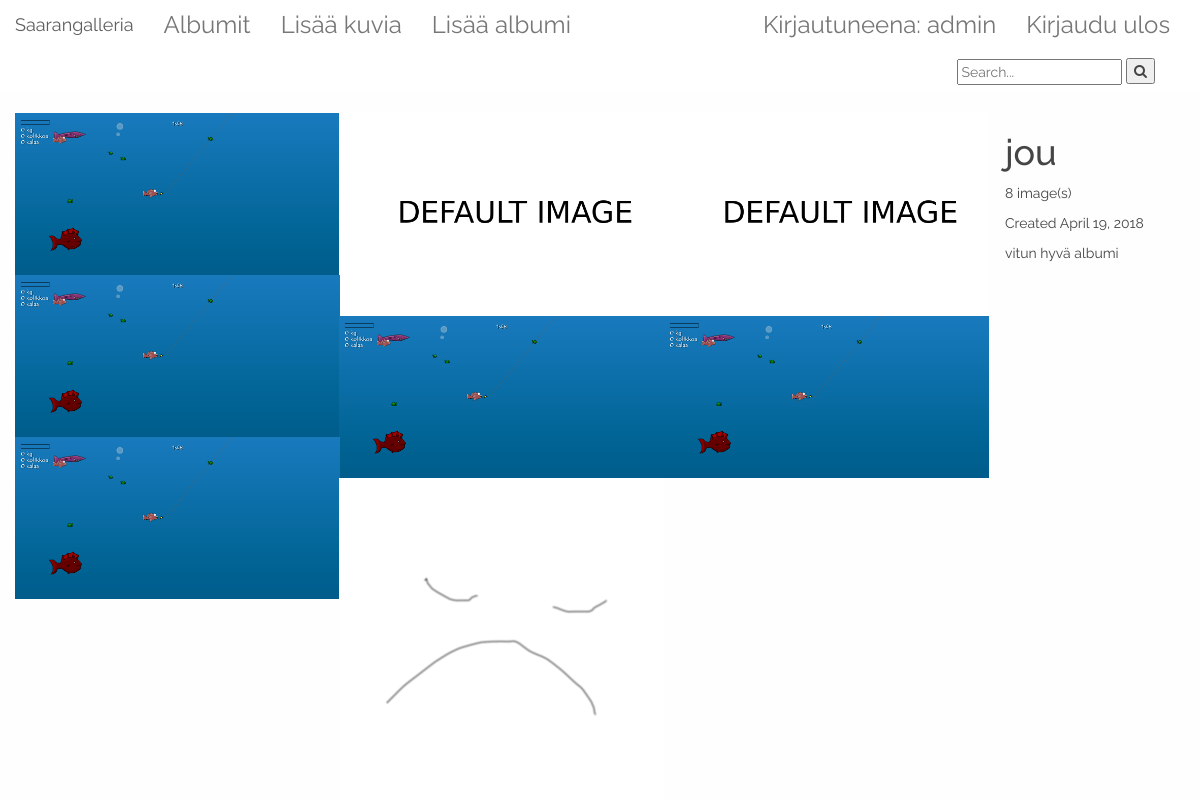
The app's page /album/2/ (signed in) with its own data.
### images/models.py (models this page shows, shortened)
class Image(models.Model):
    name = models.CharField(max_length=30, unique=True)
    uploaded = models.DateField(auto_now=False, auto_now_add=True)
    description = models.CharField(max_length=255)
    uploader = models.IntegerField()
    pic = models.ImageField(upload_to='images/',
            default='images/default_game_img.png')

class Album(models.Model):
    name = models.CharField(max_length=30, unique=True)
    created = models.DateField(auto_now=False, auto_now_add=True)
    description = models.CharField(max_length=255)
    creator = models.IntegerField()
    images = models.ManyToManyField(Image)

### images/views.py (the view)
# urls.py: path('album/<int:id>/', views.view_album, name='view_album'),
def view_album(request, id):
    try:
        album = Album.objects.get(pk=id)
    except:
        return redirect('/')
    images_all = album.images.all()
    context = create_pagination(request, images_all)
    items_amount = len(context["items"])
    context["items"] = zip(context["items"], list(range(0, items_amount)))
    context.update({'album': album})
    return render(request, 'album_photoswipe.html', context)

### images/views.py (called while the page is built)
def create_pagination(request, items_all, item_name='items'):
    nof_items_per_page = 24
    p = Paginator(items_all, nof_items_per_page)
    page = request.GET.get('page')
    try:
        items = p.page(page)
        page = int(page)
    except PageNotAnInteger:
        items = p.page(1)
        page = 1
    except EmptyPage:
        items = p.page(p.num_pages)
        page = p.num_pages
    try:
        amount = items_all.count()
    except:
        amount = len(items_all)
    context = {
        item_name: items,
        'pages': p.page_range,
        'current_page': page,
        'amount': amount,
        'search_term': '?'
    }
    return context

### images/templates/album_photoswipe.html (shortened to what this page needs)
{% extends 'base.html' %}
{% block content %}
<div id="album col-md-12">
    <div class="col-md-10 images">
        {% for image in items %}
            <div class="col-md-4">
                <div class="img-wrap">
                    <img class="img-responsive image-icon" src={{image.0.pic.url}}>
                </div>
            </div>
        {% endfor %}
    </div>
    <div class="col-md-2 album-info">
        <h1>{{album.name}}</h1>
        <p>{{amount}} image(s)</p>
        <p>Created {{album.created}}</p>
        <p>{{album.description}}</p>
    </div>
    <div class="col-md-10">
    </div>
    <div class="col-md-10">
    </div>
</div>
{% endblock %}

### images/templates/base.html (shortened to what this page needs)
<!DOCTYPE html>
{% load static %}
<html>
    <head>
        <link rel="stylesheet" href="https://maxcdn.bootstrapcdn.com/bootstrap/3.3.7/css/bootstrap.css">
	    <link rel="stylesheet" type="text/css" href="{% static 'css/style.css' %}" />
	    <link rel="stylesheet" href="https://cdnjs.cloudflare.com/ajax/libs/font-awesome/4.7.0/css/font-awesome.min.css">
        <link rel="stylesheet" type="text/css" href="{% static 'css/photoswipe.css' %}" />
        <link rel="stylesheet" href="{% static 'css/default-skin/default-skin.css' %}" />
    </head>
    <body>
        <nav class="navbar navbar-default" id="navbar">
            <div class="container-fluid">
                <div class="navbar-header">
                    <a class="navbar-brand" href="/">Saarangalleria</a>
                </div>
                <div class="collapse navbar-collapse">
                    <ul class="nav navbar-nav">
                        <li id="albums"><a class="navbar-a" href="/albums/">Albumit</a></li>
                        {% if user.is_authenticated %}
                            {% if user.userprofile.is_admin %}
                                <li id="publish"><a class="navbar-a" href="/add_image/">Lisää kuvia</a></li>
                                <li id="add_album"><a class="navbar-a" href="/add_album/">Lisää albumi</a></li>
                            {% endif %}
                        {% endif %}
                    </ul>
	        		<ul class="nav navbar-nav navbar-right">
                        <li id="user">
                        	{% if user.is_authenticated %}
					            <a class="navbar-a" href="/edit_profile/">Kirjautuneena: {{user.username}}</a>
                    		{% endif %}
				        </li>
                        {% if user.is_authenticated %}
                            <li id="logout"><a class="navbar-a"
                                href="/logout">Kirjaudu ulos</a></li>
                        {% else %}
                            <li id="login"><a class="navbar-a" href="/login">Kirjaudu sisään</a></li>
                            <li id="register"><a class="navbar-a" href="/signup">Rekisteröidy</a></li>
                        {% endif %}
                    </ul>
                    <form class="navbar-form navbar-right" type="get" action="/search_results/">
                        <div class="form-group">
                            <input id="search_box" type="text" placeholder="Search..." name="search">
                        </div>
                        <button id="search_submit" type="submit"><i class="fa fa-search"></i></button>
                 	</form>
                </div>
            </div>
        </nav>
            <div class="container">
                <div class="row">
                    {% block content %}
                    {% endblock %}
                </div>
            </div>
    </body>
</html>

### images/static/css/style.css (style rules this page uses)
body { background-color: #FEFEFE; color: #454545; font-family: 'Raleway', sans-serif; }
.navbar { border-radius:0 !important; min-height: 80px; background-color: white; }
.navbar.navbar-default { border: 0; -webkit-box-shadow: none; box-shadow: none; }
.navbar-a { text-decoration: none; position: relative; display: inline-block; font-size: 24px !important; }
.navbar-a::after { content: ''; width: 100%; position: absolute; top: 100%; left: 0; height: 2px; background: red; transform: scaleX(0); transition: transform .35s ease; }
.navbar.navbar-default .navbar-collapse { border: 0; -webkit-box-shadow: none; box-shadow: none; }
.album-info { float:right; }
.images { display: inline; }
.image-icon { max-width: 100%; max-height: 100%; -moz-transition: all 0.3s; -webkit-transition: all 0.3s; transition: all 0.3s; }
.img-wrap { width:100%; height:100%; float:left; overflow:hidden; position:relative; text-align:center; cursor:default; }
.col-md-4 { padding: 0px; }
.img-wrap img { display:block; position:relative; -webkit-transition:all .4s linear; transition:all .4s linear; }

### records on screen
Image: pic (picture)
Image: pic (placeholder picture)
Image: pic (placeholder picture)
Image: pic (picture)
Image: pic (picture)
Image: pic (picture)
Image: pic (picture)
Image: pic (picture)
Album: name "jou", created "April 19, 2018", description "vitun hyvä albumi"

### other values on screen
{{ user.username }} "admin"
{{ amount }} "8"
